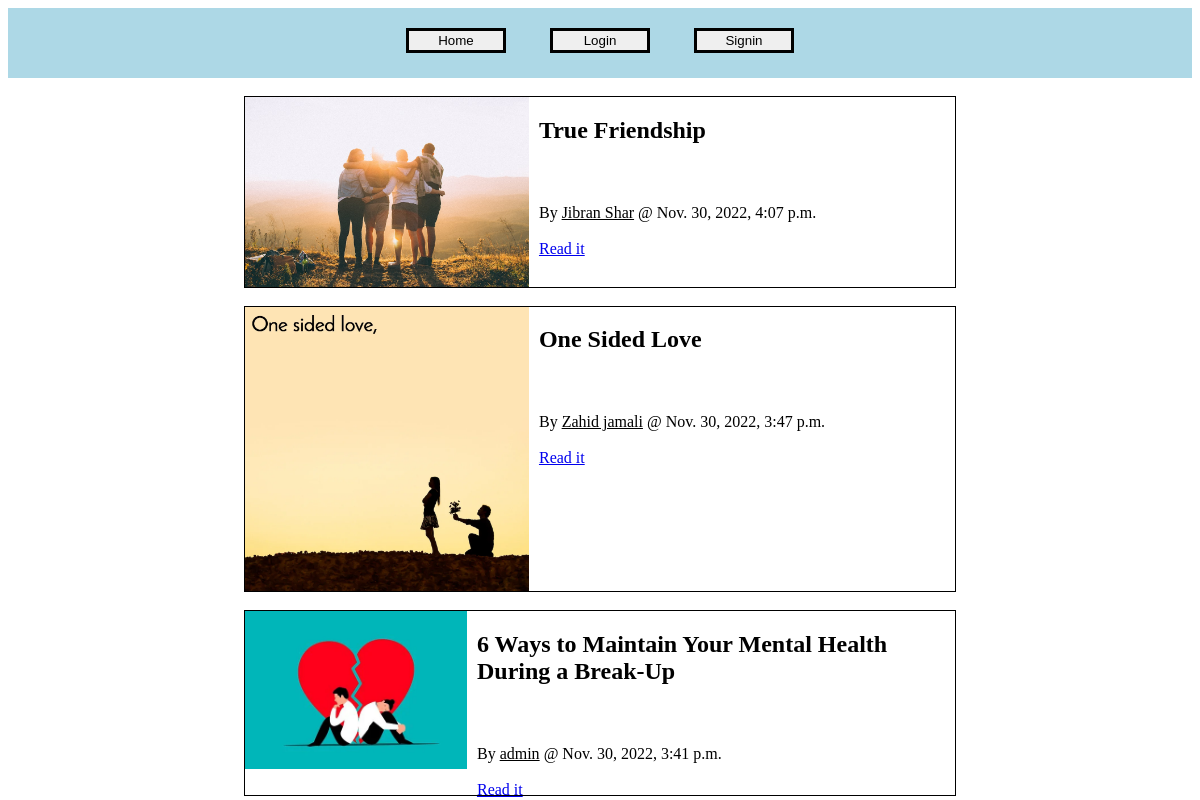
The page / on the database its author committed.
### accounts/models.py (models this page shows, shortened)
class blogs(models.Model):
    id=models.IntegerField(primary_key=True)
    title=models.CharField(verbose_name="Title", max_length=150)
    image=models.ImageField(upload_to="media/")
    content=RichTextField()
    create_at=models.DateTimeField(auto_now_add=True)
    updated_at=models.DateTimeField(auto_now=True)
    uploader=models.ForeignKey(CustomUser, on_delete=models.CASCADE)

class CustomUser(AbstractBaseUser):
    email=models.EmailField(verbose_name="Email Addresss", max_length=100, unique=True)
    name=models.CharField(max_length=100, verbose_name="Full Name")
    phone=models.IntegerField(verbose_name="Phone Number ")
    joined_at=models.DateTimeField(auto_now_add=True)
    updated_at=models.DateTimeField(auto_now=True)
    is_active=models.BooleanField(default=True)
    is_staff=models.BooleanField(default=False)
    is_admin=models.BooleanField(default=False)
    is_superuser=models.BooleanField(default=False)
    object=CustomUserManager()
    USERNAME_FIELD="email"
    REQUIRED_FIELDS=['name', "phone",]

### accounts/views.py (the view)
# urls.py: path("", views.index, name="index"),
def index(request):
    obj=models.blogs.objects.all().order_by("-id")
    if request.user.is_authenticated:
        user_login=True
    else:
        user_login=False
    return render(request, "index.html", {'data':obj, 'user_login':user_login})

### accounts/templates/index.html (shortened to what this page needs)
<html>
    <head>
    </head>
    </head>
    <body>
        {%include 'nav.html'%}
        <div class="container">
            {%for i in data%}
            <br>
            <div class="main_div">
            <div class="img">
                <img src="media/{{i.image}}">
            </div>
            <div class="txt">
                <h2>{{i.title}}</h2><br>
                <p>By <u>{{i.uploader.name}}</u> @ {{i.create_at}}</p>
                <a href="readpost?id={{i.id}}">Read it</a>
            </div>
            </div>
            {%endfor%}
        </div>
    </body>
</html>

### accounts/templates/nav.html (shortened to what this page needs)
<nav>
    <div class="navbar">
        {% if not user_login %}
	<a href="/"><button>Home</button></a>
        <a href="login"><button>Login</button></a>
        <a href="signin"><button>Signin</button></a>
        {%endif%}
    </div>
</nav>

### accounts/templates/index.html (style rules this page uses)
.main_div { margin-top: 20px; width: 60%; height: auto; margin: auto; border: 1px solid black; min-height: 150px; display: flex; }
.img { width: 40%; height: auto; line-height: normal; }
.img img { ; width: 100%; height: auto; text-align: left; }
.txt h2 { padding-left: 10px; }
.txt a { padding-left: 10px; line-height: 10px; }
.txt p { padding-left: 10px; line-height: 30px; }

### accounts/templates/nav.html (style rules this page uses)
.navbar { width: 100%; height: 70px; background-color: lightblue; text-align: center; line-height: 4; }
.navbar button { width: 100px; height: 25px; border: 3px solid black; margin-left: 20px; margin-right: 20px; }

### rows shown on the page
blogs: image (picture), title "True Friendship", uploader.name "Jibran Shar", create_at "Nov. 30, 2022, 4:07 p.m."
blogs: image (picture), title "One Sided Love", uploader.name "Zahid jamali", create_at "Nov. 30, 2022, 3:47 p.m."
blogs: image (picture), title "6 Ways to Maintain Your Mental Health During a Break-Up", uploader.name "admin", create_at "Nov. 30, 2022, 3:41 p.m."
